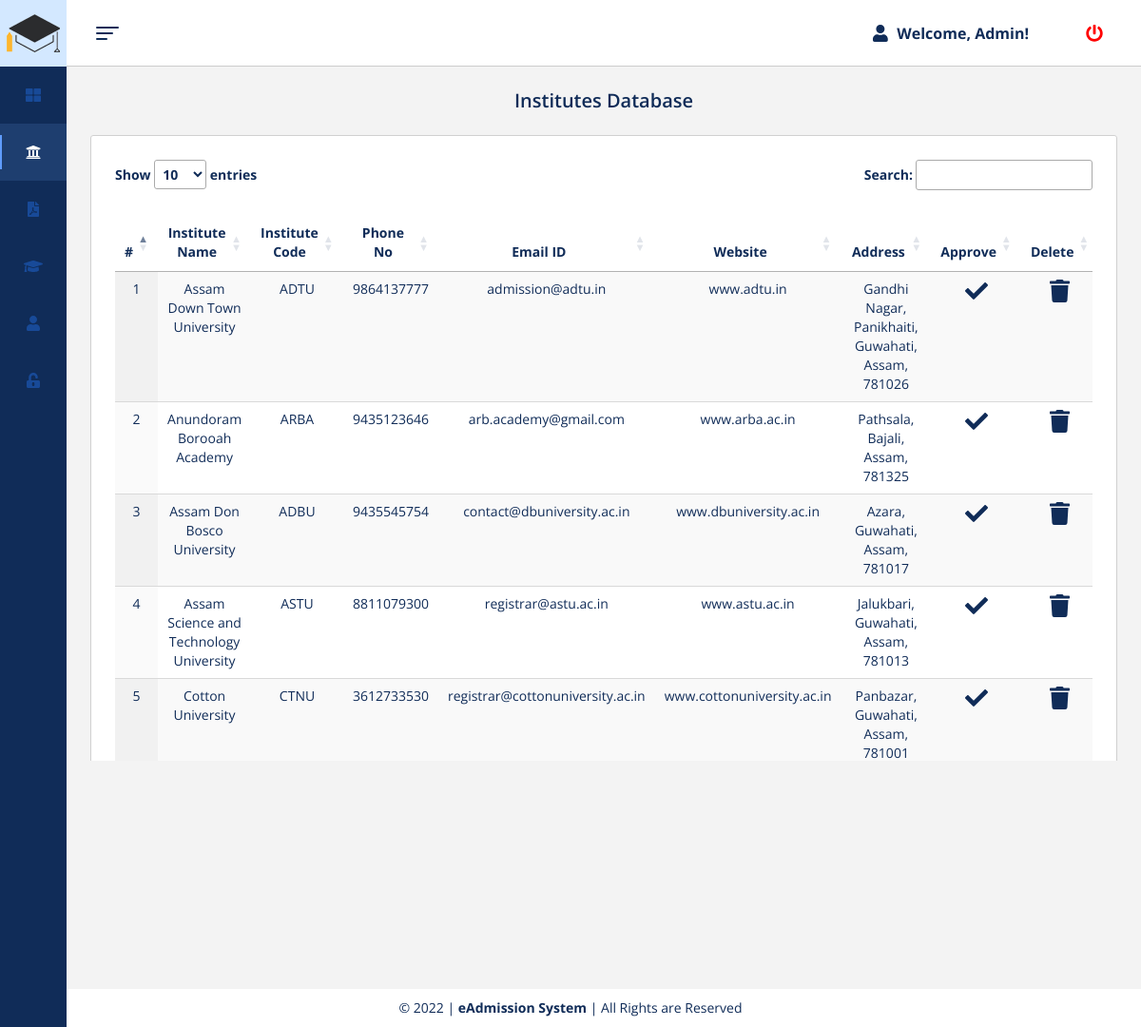
Screenshot of /institutes-admin.php (signed in) with the database file from the repository.
### tables this page shows
CREATE TABLE `institute` (
  `ins_id` int(11) NOT NULL,
  `ins_code` varchar(4) DEFAULT NULL,
  `ins_name` varchar(100) DEFAULT NULL,
  `ins_address` varchar(100) DEFAULT NULL,
  `ins_phone` varchar(15) DEFAULT NULL,
  `ins_email` varchar(50) DEFAULT NULL,
  `ins_password` varchar(50) DEFAULT NULL,
  `ins_website` varchar(30) DEFAULT NULL,
  `ins_regdate` date DEFAULT NULL,
  `ins_logo` varchar(100) DEFAULT NULL,
  `ins_status` int(11) DEFAULT 0
);

### institutes-admin.php (the view, shortened to what this page needs)
<?php
    require("connection.php");
    require("header.php");
    $count = 1;
    if(isset($_SESSION['adm_id'])){
        $adm_id = $_SESSION['adm_id'];
        $sql_admin = "SELECT * FROM `admin` WHERE `adm_id` = '$adm_id'";
        $result_admin = mysqli_query($connect, $sql_admin);
        $info_admin = mysqli_fetch_assoc($result_admin);
    }
    else{
        ?>
        <script>
            window.location.href="logout-admin.php";
        </script>
        <?php
    }
    $sql_total_institute = "SELECT * FROM institute";
    $result_total_institute = mysqli_query($connect, $sql_total_institute);
    $info_total_institute = mysqli_fetch_all($result_total_institute, MYSQLI_ASSOC);
?>
<!DOCTYPE html>
<html lang="en">
<head>
    <link rel="stylesheet" href="https://cdnjs.cloudflare.com/ajax/libs/twitter-bootstrap/3.3.7/css/bootstrap.min.css">
    <link rel="stylesheet" href="https://cdnjs.cloudflare.com/ajax/libs/animate.css/3.5.2/animate.min.css">
    <link rel="stylesheet" href="css/institutes-admin.css">
    <link rel="stylesheet" href="https://cdn.datatables.net/1.12.1/css/jquery.dataTables.min.css">
</head>
<body class="sidebar-is-reduced">
  <header class="l-header">
    <div class="l-header__inner clearfix">
      <div class="c-header-icon js-hamburger">
        <div class="hamburger-toggle"><span class="bar-top"></span><span class="bar-mid"></span><span class="bar-bot"></span></div>
      </div>
      <div class="header-icons-group">
        <div class="user">
            <i class="fa fa-user" id="user" style="font-size: 18px;"></i>
            <div class="username">Welcome, <span><?php echo $info_admin['adm_name']?></span>!</div>
        </div>
        <div class="c-header-icon logout">
        <i class="fa fa-power-off" style="color: red;" data-toggle="modal" data-target="#logoutModal"></i>
        </div>
      </div>
    </div>
  </header>
  <div class="l-sidebar">
    <div class="logo" style="background-color: #D3E8FF;">
      <div class="logo__txt">
          <img src="assets/icons/eadmission-icon.png" alt="eAdmission Logo">
      </div>
    </div>
    <div class="l-sidebar__content">
      <nav class="c-menu js-menu">
        <ul class="u-list">
          <a href="index-admin.php" style="text-decoration:none">
            <li class="c-menu__item " data-toggle="tooltip" title="Dashboard">
              <div class="c-menu__item__inner"><i class="fa fa-th-large"></i>
              </div>
            </li>
          </a>
          <a href="institutes-admin.php" style="text-decoration:none">
            <li class="c-menu__item is-active" data-toggle="tooltip" title="Institutes">
              <div class="c-menu__item__inner"><i class="fa fa-university"></i>
              </div>
            </li>
          </a>
          <a href="applications-admin.php" style="text-decoration:none">
            <li class="c-menu__item has-submenu" data-toggle="tooltip" title="Applications">
              <div class="c-menu__item__inner"><i class="fa fa-file-pdf"></i>
              </div>
            </li>
          </a>
          <a href="students-admin.php" style="text-decoration:none">
            <li class="c-menu__item has-submenu" data-toggle="tooltip" title="Students">
              <div class="c-menu__item__inner"><i class="fa fa-graduation-cap"></i>
              </div>
            </li>
          </a>
          <a href="admin-profile.php" style="text-decoration:none">
            <li class="c-menu__item has-submenu" data-toggle="tooltip" title="Admin Profile">
              <div class="c-menu__item__inner"><i class="fa fa-user"></i>
              </div>
            </li>
          </a>
          <a href="change-password-admin.php" style="text-decoration:none">
            <li class="c-menu__item has-submenu" data-toggle="tooltip" title="Change Password">
              <div class="c-menu__item__inner"><i class="fa fa-unlock-alt"></i>
              </div>
            </li>
          </a>
        </ul>
      </nav>
    </div>
  </div>
</body>
<main class="l-main">
  <div class="content-wrapper content-wrapper--with-bg">
    <h2 class="page-title">Institutes Database</h2>
    <div class="page-content">
      <div class="table-responsive">
        <table id="myTable" class="display table" width="100%">
          <thead>
            <tr>
              <th style="text-align:center">#</th>
              <th style="text-align:center">Institute Name</th>
              <th style="text-align:center">Institute Code</th>
              <th style="text-align:center">Phone No</th>
              <th style="text-align:center">Email ID</th>
              <th style="text-align:center">Website</th>
              <th style="text-align:center">Address</th>
              <th style="text-align:center">Approve</th>
              <th style="text-align:center">Delete</th>
            </tr>
          </thead>
          <tbody>
            <?php foreach ($info_total_institute as $institutes) { ?>
              <tr>
                <td><?php echo $count++ ?></td>
                <td><?php echo $institutes['ins_name'] ?></td>
                <td><?php echo $institutes['ins_code'] ?></td>
                <td><?php echo $institutes['ins_phone'] ?></td>
                <td><?php echo $institutes['ins_email'] ?></td>
                <td><?php echo $institutes['ins_website'] ?></td>
                <td><?php echo $institutes['ins_address'] ?></td>
                <?php if($institutes['ins_status']==0){ ?>
                  <td><i class="fa fa-exclamation-circle" id="pending-icon" style="font-size: 24px;" onclick="approveInstitute('<?php echo $institutes['ins_id'] ?>')"></i></td>
                <?php }elseif($institutes['ins_status']==1){ ?>
                  <td><i class="fa fa-check" id="verified-icon" style="font-size: 24px;" onclick="approveInstitute('<?php echo $institutes['ins_id'] ?>')"></i></td>
                <?php }else{ ?>
                  <td><i class="fa fa-times" id="rejected-icon" style="font-size: 24px;" onclick="approveInstitute('<?php echo $institutes['ins_id'] ?>')"></i></td>
                <?php } ?>
                <td><i class="fa fa-trash" id="print-icon" style="font-size: 24px;" onclick="deleteInstitute('<?php echo $institutes['ins_id'] ?>')"></i></td>
              </tr>
            <?php } ?>
          </tbody>
        </table>
      </div>
    </div>
  </div>
</main>
<div class="footer">&copy; 2022 | <strong>eAdmission System</strong> | All Rights are Reserved</div>
</html>

### css/header.css (style rules this page uses)
.footer { position: absolute; right: 0; bottom: 0; left: 0; padding: 1rem; background-color: white; text-align: center; }

### rows the page displays
institute: ins_name "Assam Down Town University", ins_code "ADTU", ins_phone "9864137777", ins_email "admission@adtu.in", ins_website "www.adtu.in", ins_address "Gandhi Nagar, Panikhaiti, Guwahati, Assam, 781026"
institute: ins_name "Anundoram Borooah Academy", ins_code "ARBA", ins_phone "9435123646", ins_email "arb.academy@gmail.com", ins_website "www.arba.ac.in", ins_address "Pathsala, Bajali, Assam, 781325"
institute: ins_name "Assam Don Bosco University", ins_code "ADBU", ins_phone "9435545754", ins_email "contact@dbuniversity.ac.in", ins_website "www.dbuniversity.ac.in", ins_address "Azara, Guwahati, Assam, 781017"
institute: ins_name "Assam Science and Technology University", ins_code "ASTU", ins_phone "8811079300", ins_email "registrar@astu.ac.in", ins_website "www.astu.ac.in", ins_address "Jalukbari, Guwahati, Assam, 781013"
institute: ins_name "Cotton University", ins_code "CTNU", ins_phone "3612733530", ins_email "registrar@cottonuniversity.ac.in", ins_website "www.cottonuniversity.ac.in", ins_address "Panbazar, Guwahati, Assam, 781001"

### other values shown
$info_admin['adm_name'] "Admin"
